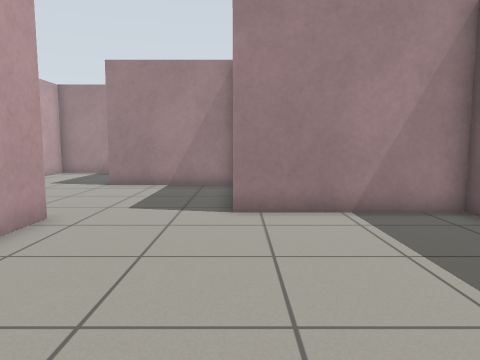
View 1 (above)

14 first-person views from a walk through a robot-simulator world made for Gazebo. The camera is 0.84 m above the floor, tilts 6° down and sees 70° across. The floor is counted in squares, 0.5 m on a side. Each view is taken from the middle of a square. On the plan, view 1 faces up. The plan holds only what a view shows up to about 17 squares ahead; the rest is blank.

View 2
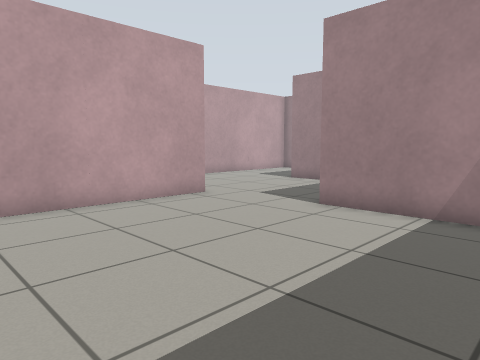

View 3
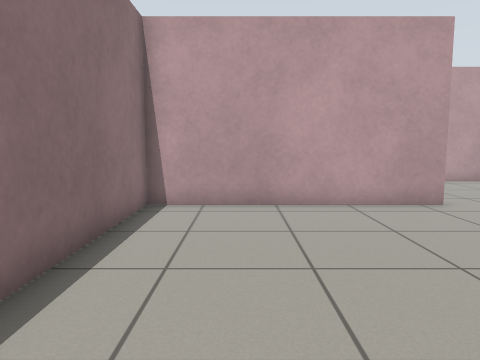

View 4
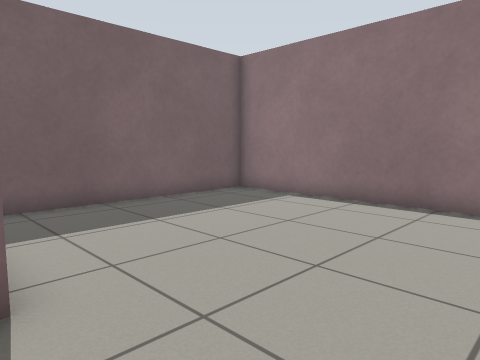

View 5
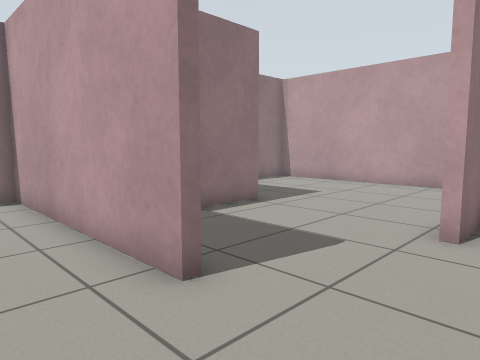

View 6
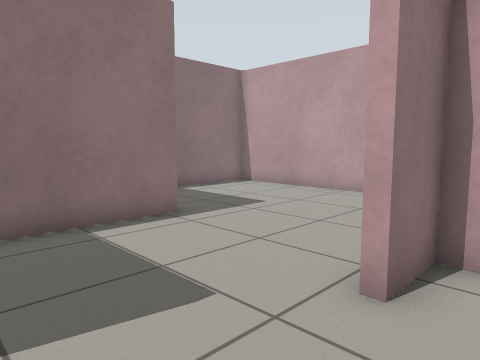

View 7
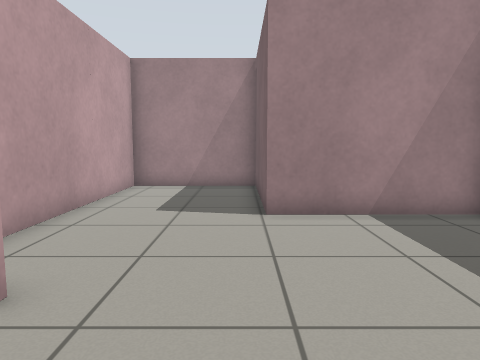

View 8
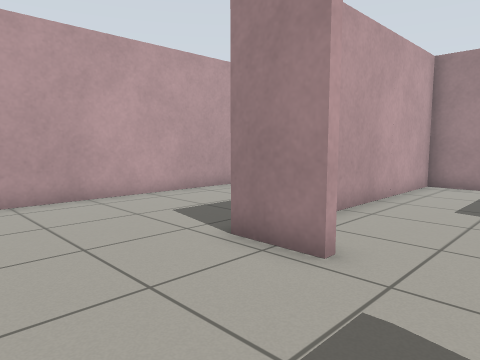

View 9
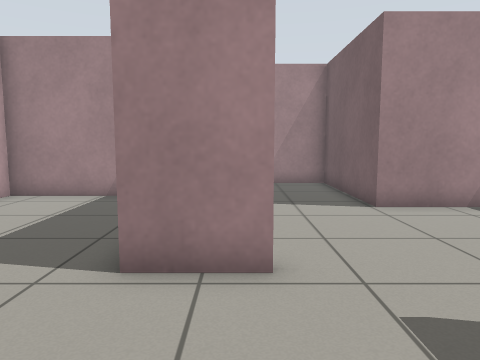

View 10
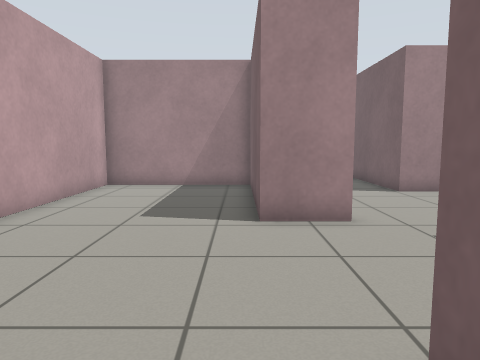

View 11
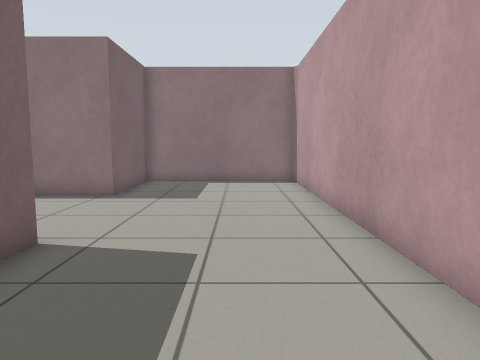

View 12
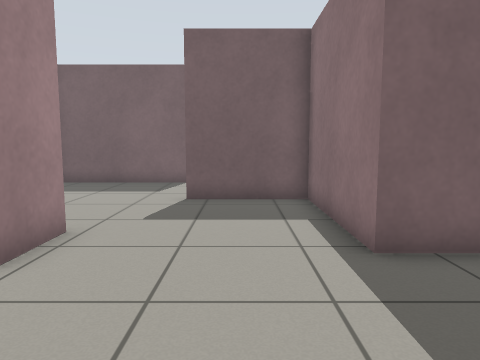

View 13
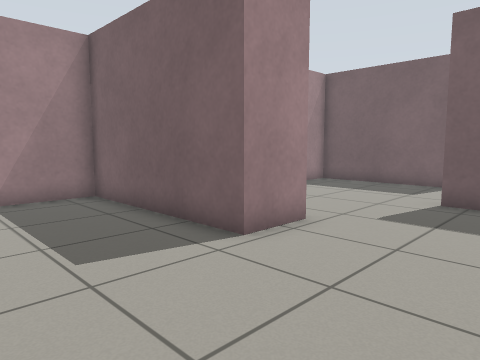

View 14
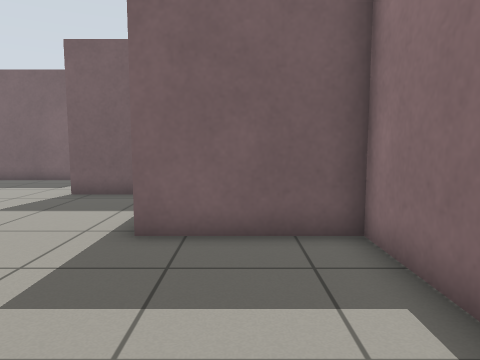

### Floor plan
Ten units are one square. View 1 is at (0, 0); x grows to the right and y downward. Boxes are objects, and circles mark ways between rooms. Rooms are numbered by the first view taken in them; rooms with no view inside come last. Other rooms are left out.
<svg viewBox="-170 -202 230 213">
<path fill="none" stroke="#000" d="M-44 -66 -44 6 55 6 55 -83 -2 -83M-2 -83 -2 -140 -54 -140 -54 -197 -103 -197 -103 -96 -86 -96 -86 -93 -106 -93 -106 -160 -165 -160 -165 0M-164 3 -99 3 -99 -39 -47 -39 -47 -76 -44 -76 -44 -66"/>
<circle cx="-25" cy="-80" r="3" fill="#2a7"/>
<text x="10" y="-40">1</text>
<text x="-100" y="-90">2</text>
</svg>
Room 1 opens to room 2.

Where each view was taken, in squares from view 1:
view 1: 0 up, 0 right, facing up
view 2: 0 up, 5 right, facing up-left
view 3: 2 up, 5 right, facing left
view 4: 9 up, 4 left, facing down-right
view 5: 11 up, 2 left, facing down-left
view 6: 11 up, 5 left, facing down-left
view 7: 6 up, 6 left, facing up
view 8: 5 up, 6 left, facing up-left
view 9: 5 up, 9 left, facing up
view 10: 2 up, 11 left, facing up
view 11: 15 up, 14 left, facing down
view 12: 6 up, 15 left, facing right
view 13: 5 up, 15 left, facing up-right
view 14: 2 up, 16 left, facing right
